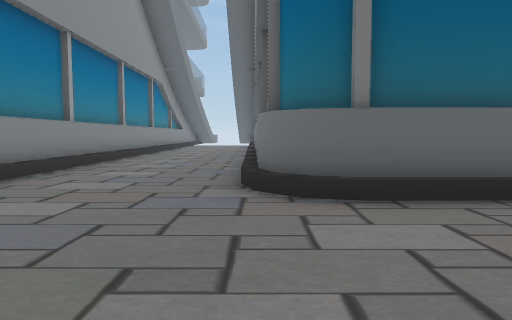
[1] (above)

22 first-person views from a walk through a 3-D level made in the Unity game engine. The camera is 1.4 m above the floor, tilts 4° down and sees 70° across. The floor is counted in squares, 2 m on a side. Each view is taken from the middle of a square. On the plan, view 1 faces up. The plan holds only what a view shows up to about 11 squares ahead; the rest is blank. The place goes on beyond the plan. Door leaves are left out, so doorways stand open. Some surface patterns are stand-ins.

[2]
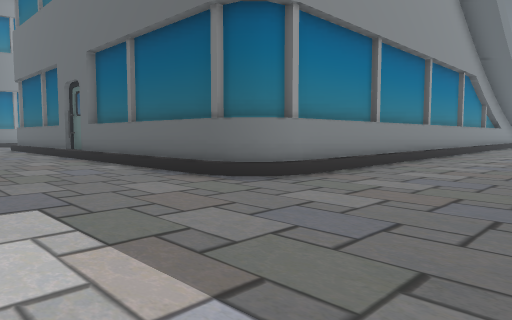

[3]
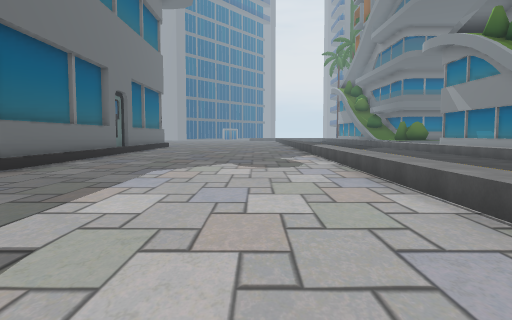

[4]
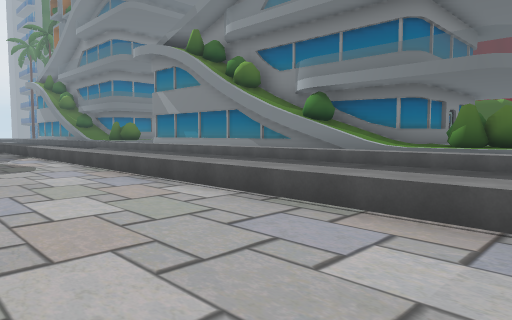

[5]
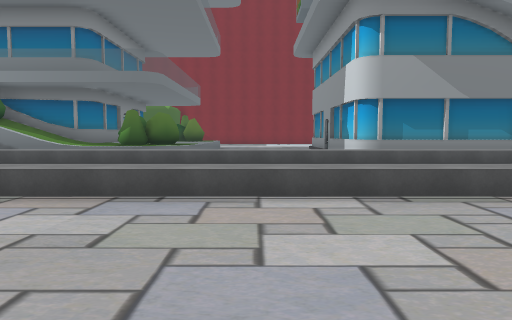

[6]
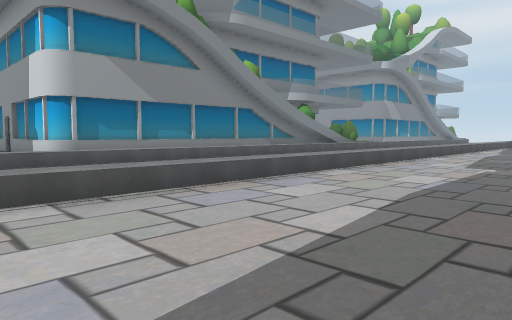

[7]
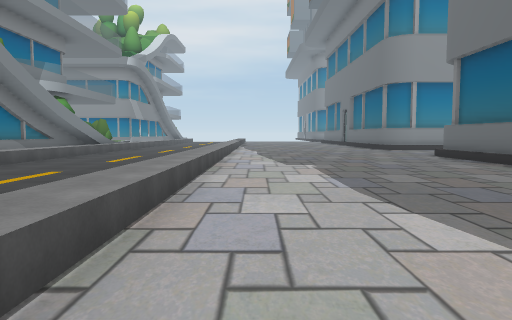

[8]
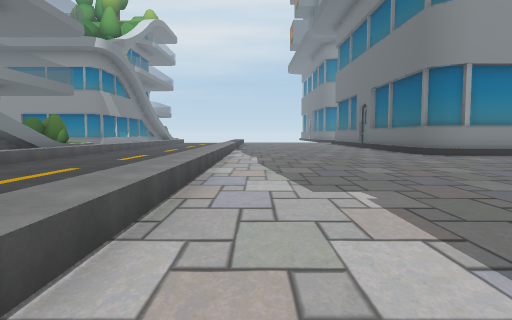

[9]
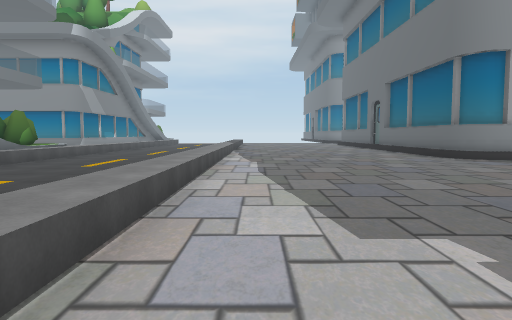

[10]
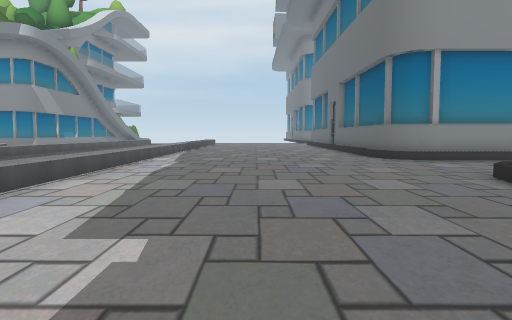

[11]
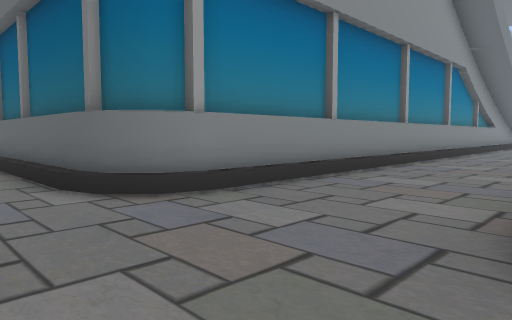

[12]
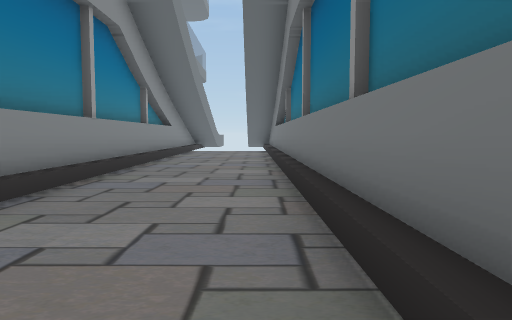

[13]
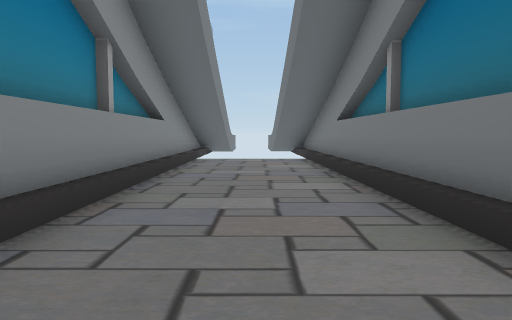

[14]
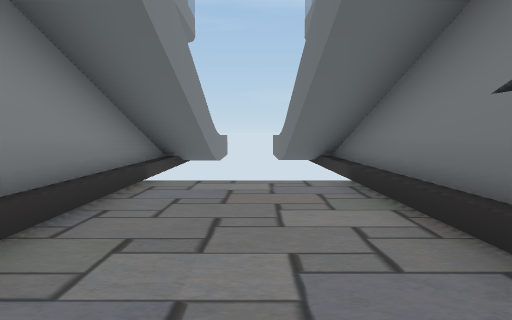

[15]
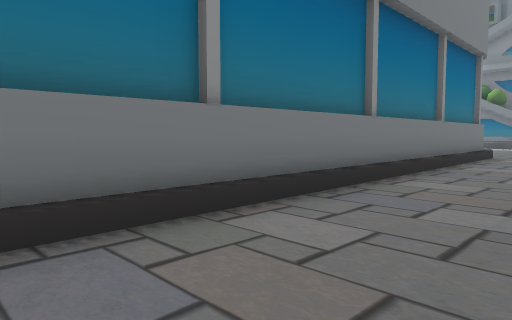

[16]
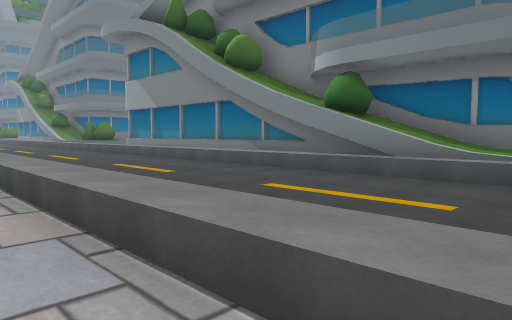

[17]
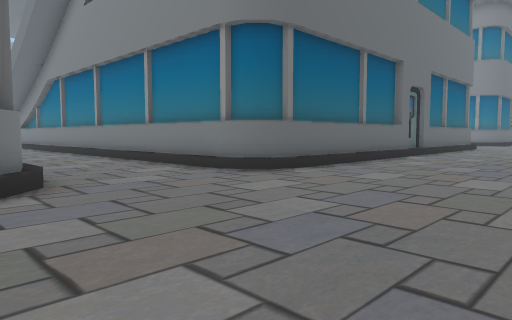

[18]
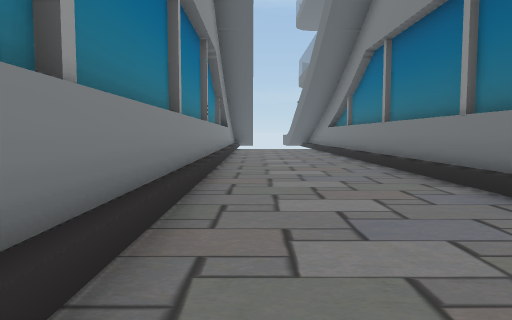

[19]
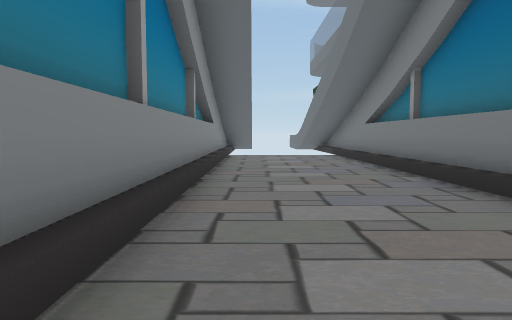

[20]
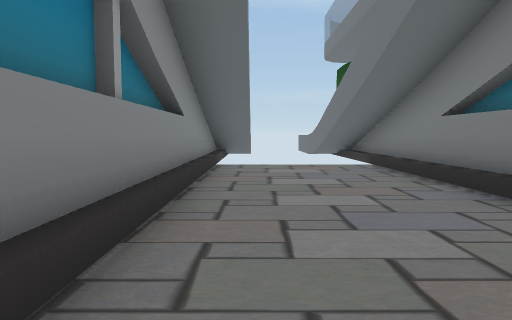

[21]
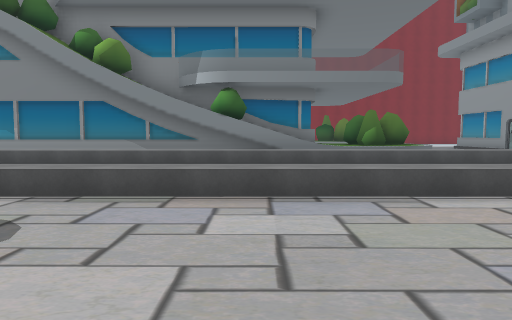

[22]
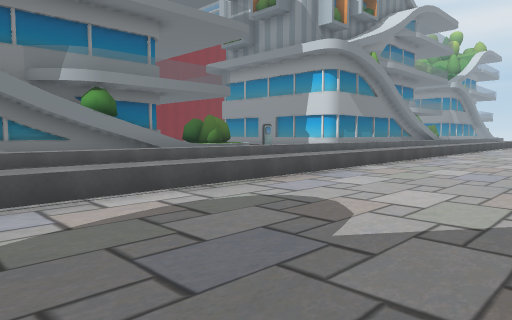

### Floor plan
Key: @ floor where view 1 was taken; # wall or solid block; . floor; / step, stairs or slope; ^ raised ledge.
Columns run from 24 left of view 1 to 5 right of it. Each row starts with its distance up from view 1.
 24  ## ##              ## ##
 23  #...#              #...#
 22  #...#              #...#
 21  #...#              #...#
 20  #...#              #...#
 19  #...#              #...#
 18  #...#              #...#
 17  #...#              #...#
 16  #...#              #...#
 15  #...#              #...#
 14  #...#              #...#
 13  #...#              #...#
 12  #...#              #...#
 11  #...#              #...#
 10  #...#              #...#
  9  #...#              #...#
  8  #...#              #...#
  7  #...#              #...#
  6  #...#              #...#
  5  #...#             ##...##
  4 ##...###############.....#####
  3 ..............................
  2 ..............................
  1 ..............................
  0 ........................@.....
 -1 ..............................
 -2 ..............................
 -3 ^^^^^^^^^^^^^^^^^^^^^^^^^^^^^^
 -4 .............................
 -5 ..............
 -6 .............            .....
 -7 ..............................
 -8 ^^^^#^^^^^^^^^^^^^^^^^^^^^^^^^
 -9 #^^############     ^^^^##////
-10  ^^^          #    ^##^^ #####

Positions as (right, up) in squares from view 1, and headings:
1: (0, 0), facing up
2: (0, 0), facing up-left
3: (-6, -1), facing right
4: (-6, 0), facing down-right
5: (-7, 1), facing down
6: (-7, 1), facing down-left
7: (-7, -2), facing left
8: (-11, -2), facing left
9: (-13, -2), facing left
10: (-13, 0), facing left
11: (-19, 2), facing up-left
12: (-20, 8), facing up
13: (-21, 13), facing up
14: (-21, 18), facing up
15: (-22, 17), facing down-right
16: (-24, -2), facing down-right
17: (-24, -1), facing up-right
18: (-3, 6), facing up
19: (-3, 11), facing up
20: (-3, 15), facing up
21: (0, 1), facing down
22: (5, 1), facing down-left
